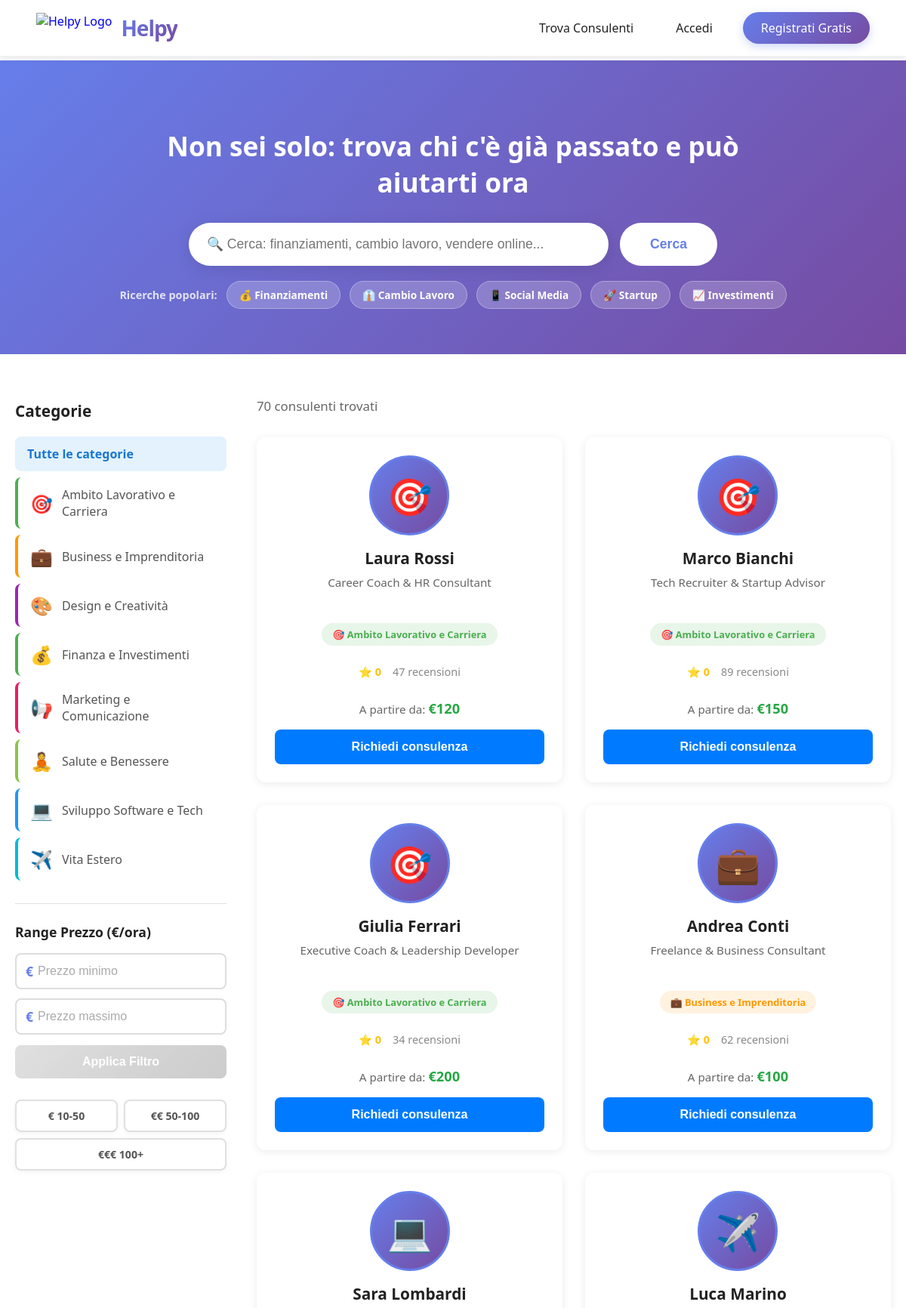
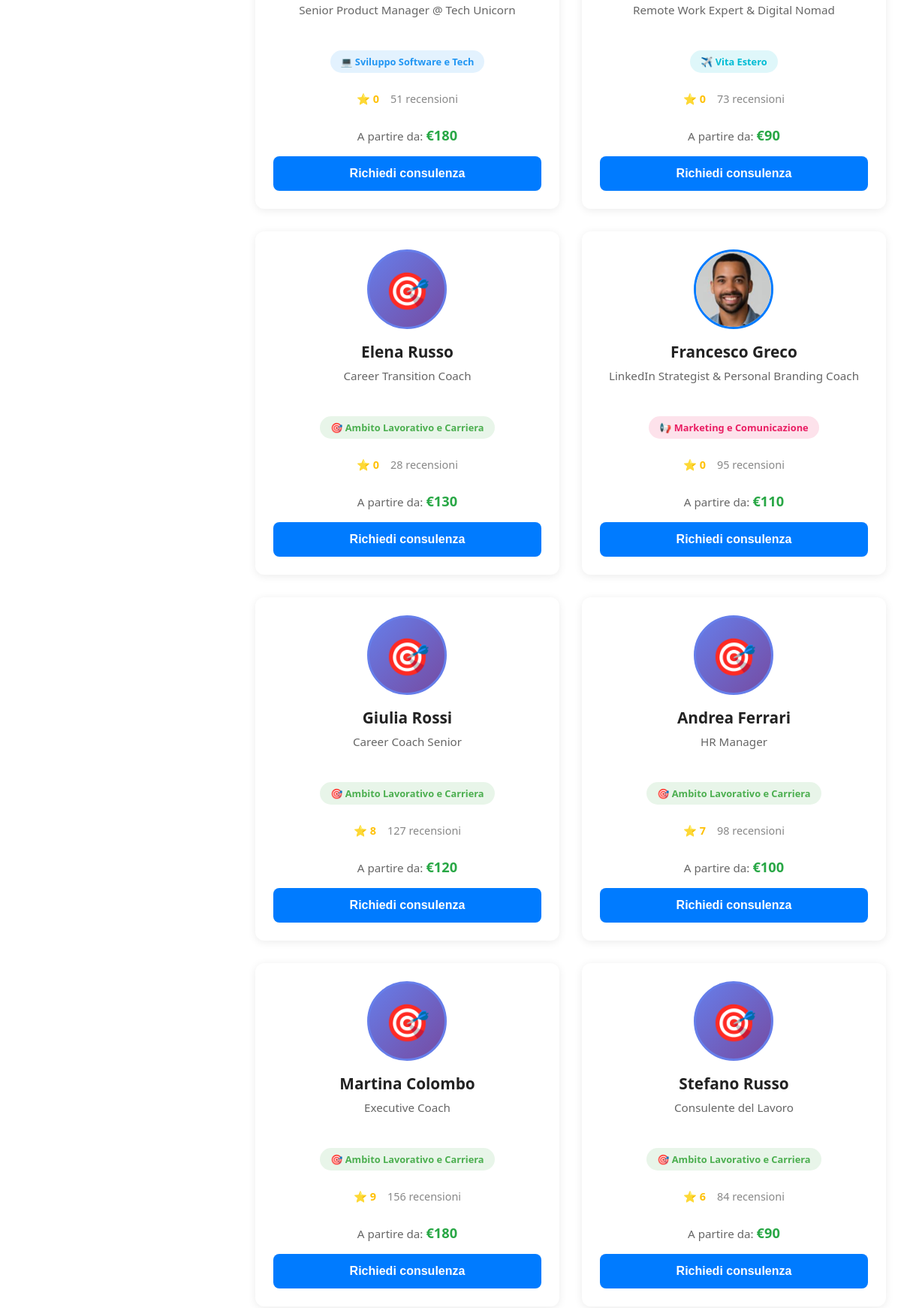
/consultants (upper part), run on the app's committed database (2 pictures, top to bottom).
### app/models.py (models this page shows)
class Category(SQLModel, table=True):
    id: Optional[int] = Field(default=None, primary_key=True)
    name: str = Field(unique=True, index=True)
    slug: str = Field(unique=True, index=True)
    icon: Optional[str] = Field(default="🎯")
    description: Optional[str] = Field(default=None)
    target: Optional[str] = Field(default=None)
    color: Optional[str] = Field(default="#4CAF50")

class User(SQLModel, table=True):
    __tablename__ = "user"
    id: Optional[int] = Field(default=None, primary_key=True)
    email: str = Field(unique=True, index=True)
    password_md5: str
    nome: Optional[str] = None
    cognome: Optional[str] = None
    professione: Optional[str] = None
    category_id: Optional[int] = Field(default=None, foreign_key="category.id")
    profile_picture: Optional[str] = None
    prezzo_consulenza: Optional[int] = None
    consulenze_vendute: int = Field(default=0)
    consulenze_acquistate: int = Field(default=0)
    bollini: int = Field(default=0)
    descrizione: Optional[str] = None
    aree_interesse: Optional[str] = None
    confirmed: int = Field(default=0)
    confirmation_code: Optional[str] = None
    created_at: Optional[datetime] = Field(default_factory=datetime.utcnow)

### app/routes/consultants.py (the view)
@router.get("/consultants", response_class=HTMLResponse)
async def consultants_page(
    request: Request,
    category: Optional[int] = Query(None),
    search: Optional[str] = Query(None),
    min_price: Optional[float] = Query(None),
    max_price: Optional[float] = Query(None),
    page: int = Query(1, ge=1)
):
    try:
        with get_session() as session:
            categories = session.exec(
                select(Category).order_by(Category.name)
            ).all()
            query_stmt = select(User)
            if category:
                query_stmt = query_stmt.where(User.category_id == category)
            if min_price is not None and min_price >= 10:
                query_stmt = query_stmt.where(User.prezzo_consulenza >= min_price)
            if max_price is not None and max_price >= 10:
                query_stmt = query_stmt.where(User.prezzo_consulenza <= max_price)
            keywords = []
            expanded_keywords = []
            if search:
                keywords = clean_search_query(search)
                expanded_keywords = expand_with_skills(keywords)
                logger.info(
                    f"🔍 Search: '{search}'\n"
                    f"   Keywords: {keywords}\n"
                    f"   Expanded: {expanded_keywords[:15]}..."  # Primi 15 per brevità
                )
                if expanded_keywords:
                    search_conditions = []
                    for keyword in expanded_keywords:
                        keyword_pattern = f"%{keyword}%"
                        search_conditions.append(
                            or_(
                                User.nome.ilike(keyword_pattern),
                                User.cognome.ilike(keyword_pattern),
                                User.professione.ilike(keyword_pattern),
                                User.descrizione.ilike(keyword_pattern),
                                and_(
                                    User.aree_interesse.isnot(None),
                                    User.aree_interesse.ilike(keyword_pattern)
                                )
                            )
                        )
                    query_stmt = query_stmt.where(or_(*search_conditions))
            all_results = session.exec(query_stmt).all()
            if search and keywords:
                scored_results = [
                    (user, calculate_relevance_score(user, keywords, expanded_keywords))
                    for user in all_results
                ]
                scored_results.sort(key=lambda x: x[1], reverse=True)
                logger.info("🏆 Top 5 scores:")
                for user, score in scored_results[:5]:
                    logger.info(f"   {user.nome} {user.cognome}: {score:.1f} pts")
                consultants = [user for user, _ in scored_results]
            else:
                consultants = all_results
            total_count = len(consultants)
            per_page = 12
            offset = (page - 1) * per_page
            total_pages = max(1, (total_count + per_page - 1) // per_page)
            consultants = consultants[offset:offset + per_page]
            enriched_consultants = []
            for user in consultants:
                user_data = {
                    'id': user.id,
                    'nome': user.nome,
                    'cognome': user.cognome,
                    'professione': user.professione,
                    'profile_picture': user.profile_picture,
                    'prezzo_consulenza': user.prezzo_consulenza,
                    'bollini': user.bollini,
                    'consulenze_vendute': user.consulenze_vendute,
                    'category': None
                }
                if user.category_id:
                    cat = session.get(Category, user.category_id)
                    if cat:
                        user_data['category'] = cat
                enriched_consultants.append(user_data)
            logger.info(
                f"📊 Results: {total_count} found, page {page}/{total_pages}"
                f"{f', category: {category}' if category else ''}"
                f"{f', search: {search}' if search else ''}"
            )
            return request.app.state.templates.TemplateResponse(
                "consultants.html",
                {
                    "request": request,
                    "consultants": enriched_consultants,
                    "categories": categories,
                    "selected_category": category,
                    "search_query": search or '',
                    "min_price": min_price,
                    "max_price": max_price,
                    "current_page": page,
                    "total_pages": total_pages,
                    "total_count": total_count
                }
            )
    except Exception as e:
        logger.error(f"❌ Error loading consultants page: {e}", exc_info=True)
        try:
            with get_session() as session:
                categories = session.exec(select(Category).order_by(Category.name)).all()
        except:
            categories = []
        return request.app.state.templates.TemplateResponse(
            "consultants.html",
            {
                "request": request,
                "consultants": [],
                "categories": categories,
                "selected_category": None,
                "search_query": '',
                "min_price": None,
                "max_price": None,
                "current_page": 1,
                "total_pages": 1,
                "total_count": 0
            }
        )

### app/templates/consultants.html (shortened to what this page needs)
{% extends "base.html" %}
{% block extra_css %}
<link rel="stylesheet" href="/static/consultants.css">
{% endblock %}
{% block content %}
    <section class="search-hero">
        <div class="search-container">
            <h1>Non sei solo: trova chi c'è già passato e può aiutarti ora</h1>
            <form class="search-form" method="GET" action="/consultants">
                <input
                    type="text"
                    name="search"
                    placeholder="🔍 Cerca: finanziamenti, cambio lavoro, vendere online..."
                    value="{{ search_query }}"
                    class="search-input"
                >
                <button type="submit" class="search-btn">Cerca</button>
            </form>
            <div class="search-suggestions">
                <span class="suggestion-label">Ricerche popolari:</span>
                <a href="/consultants?search=finanziamenti" class="search-tag">💰 Finanziamenti</a>
                <a href="/consultants?search=cambio lavoro" class="search-tag">👔 Cambio Lavoro</a>
                <a href="/consultants?search=social media" class="search-tag">📱 Social Media</a>
                <a href="/consultants?search=startup" class="search-tag">🚀 Startup</a>
                <a href="/consultants?search=investimenti" class="search-tag">📈 Investimenti</a>
            </div>
        </div>
    </section>
    <div class="consultants-container">
        <aside class="filters-sidebar">
            <h3>Categorie</h3>
            <ul class="category-filters">
                <li>
                    <a href="/consultants" class="{% if not selected_category %}active{% endif %}">
                        Tutte le categorie
                    </a>
                </li>
                {% for cat in categories %}
                <li>
                    <a href="/consultants?category={{ cat.id }}{% if min_price %}&min_price={{ min_price }}{% endif %}{% if max_price %}&max_price={{ max_price }}{% endif %}{% if search_query %}&search={{ search_query }}{% endif %}"
                       class="{% if selected_category == cat.id %}active{% endif %}"
                       style="border-left: 4px solid {{ cat.color }};">
                        <span class="category-icon">{{ cat.icon }}</span>
                        {{ cat.name }}
                    </a>
                </li>
                {% endfor %}
            </ul>
            <div class="additional-filters">
                <h4>Range Prezzo (€/ora)</h4>
                <form id="priceFilterForm" class="price-filter-form">
                    <div class="price-inputs-vertical">
                        <div class="price-input-wrapper">
                            <span class="currency-symbol">€</span>
                            <input
                                type="number"
                                name="min_price"
                                id="minPrice"
                                placeholder="Prezzo minimo"
                                min="0"
                                value="{{ min_price or '' }}"
                                class="price-input"
                            >
                        </div>
                        <div class="price-input-wrapper">
                            <span class="currency-symbol">€</span>
                            <input
                                type="number"
                                name="max_price"
                                id="maxPrice"
                                placeholder="Prezzo massimo"
                                min="0"
                                value="{{ max_price or '' }}"
                                class="price-input"
                            >
                        </div>
                    </div>
                    <button type="submit" class="btn-apply-price" id="applyPriceBtn" disabled>Applica Filtro</button>
                </form>
                <div class="price-suggestions">
                    <a href="/consultants?min_price=10&max_price=50{% if selected_category %}&category={{ selected_category }}{% endif %}{% if search_query %}&search={{ search_query }}{% endif %}" class="price-tag">€ 10-50</a>
                    <a href="/consultants?min_price=50&max_price=100{% if selected_category %}&category={{ selected_category }}{% endif %}{% if search_query %}&search={{ search_query }}{% endif %}" class="price-tag">€€ 50-100</a>
                    <a href="/consultants?min_price=100{% if selected_category %}&category={{ selected_category }}{% endif %}{% if search_query %}&search={{ search_query }}{% endif %}" class="price-tag">€€€ 100+</a>
                </div>
            </div>
        </aside>
        <main class="consultants-main">
            <div class="results-header">
                <p>{{ total_count }} consulenti trovati</p>
            </div>
            <div class="consultants-grid">
                {% for item in consultants %}
                <div class="consultant-card">
                    <a href="/user/{{ item.id }}" class="card-link">
                        {% if item.profile_picture %}
                        <img src="{{ item.profile_picture }}" alt="{{ item.nome }}" class="consultant-avatar">
                        {% else %}
                        <div class="consultant-avatar-default">
                            {{ item.category.icon if item.category else '👤' }}
                        </div>
                        {% endif %}
                        <h3>{{ item.nome }} {{ item.cognome or '' }}</h3>
                        <p class="profession">{{ item.professione or 'Consulente' }}</p>
                        {% if item.category %}
                        <span class="category-badge" style="background: {{ item.category.color }}20; color: {{ item.category.color }};">
                            {{ item.category.icon }} {{ item.category.name }}
                        </span>
                        {% endif %}
                        <div class="consultant-stats">
                            <span class="rating">⭐ {{ item.bollini }}</span>
                            <span class="reviews">{{ item.consulenze_vendute }} recensioni</span>
                        </div>
                        {% if item.prezzo_consulenza %}
                        <div class="price">A partire da: <strong>€{{ item.prezzo_consulenza }}</strong></div>
                        {% endif %}
                    </a>
                    <button class="btn-consult">Richiedi consulenza</button>
                </div>
                {% endfor %}
            </div>
        </main>
    </div>
{% endblock %}

### app/static/style.css (style rules this page uses)
body { font-family: 'Segoe UI', Arial, sans-serif; background: #fff; margin: 0; padding: 0; color: #222; }
.consultant-card { background: white; border-radius: 12px; padding: 30px 25px; text-align: center; box-shadow: 0 2px 12px rgba(0,0,0,0.08); transition: transform 0.2s, box-shadow 0.2s; display: flex; flex-direction: column; align-items: center; }
.consultant-stats { color: #888; font-size: 0.9em; margin-bottom: 20px; display: flex; align-items: center; justify-content: center; gap: 5px; }
.price-input-wrapper { position: relative; flex: 1; }
.currency-symbol { position: absolute; left: 12px; top: 50%; transform: translateY(-50%); color: #667eea; font-weight: 700; font-size: 1.1em; pointer-events: none; }
.price-input-wrapper .price-input { padding-left: 28px; }
.consultant-card { background: white; border-radius: 12px; padding: 24px 20px; text-align: center; box-shadow: 0 2px 12px rgba(0,0,0,0.08); transition: all 0.2s; text-decoration: none; color: inherit; display: flex; flex-direction: column; align-items: center; }
.consultant-avatar { width: 100px; height: 100px; border-radius: 50%; object-fit: cover; margin: 0 auto 16px; display: block; border: 3px solid #007bff; transition: border-color 0.2s; }
.consultant-avatar-default { width: 100px; height: 100px; border-radius: 50%; background: linear-gradient(135deg, #667eea 0%, #764ba2 100%); color: white; display: flex; align-items: center; justify-content: center; font-size: 3rem; margin: 0 auto 16px; border: 3px solid #667eea; transition: all 0.2s; }
.consultant-card h3 { font-size: 1.35em; font-weight: 600; margin: 0 0 6px 0; color: #222; }
.consultant-stats { display: flex; gap: 12px; justify-content: center; margin-top: 12px; font-size: 0.85em; color: #888; }
.consultant-stats span { display: flex; align-items: center; gap: 4px; }
.price-filter-form * { box-sizing: border-box; }

### app/templates/base.html (style rules this page uses)
body { padding-top: 80px; }

### data on the page
Category: icon "🎯", name "Ambito Lavorativo e Carriera"
Category: icon "💼", name "Business e Imprenditoria"
Category: icon "🎨", name "Design e Creatività"
Category: icon "💰", name "Finanza e Investimenti"
Category: icon "📢", name "Marketing e Comunicazione"
Category: icon "🧘", name "Salute e Benessere"
Category: icon "💻", name "Sviluppo Software e Tech"
Category: icon "✈️", name "Vita Estero"
User: category "🎯", nome "Laura Rossi", professione "Career Coach & HR Consultant", category.icon "🎯", category.name "Ambito Lavorativo e Carriera", bollini "0", consulenze_vendute "47", prezzo_consulenza "120"
User: category "🎯", nome "Marco Bianchi", professione "Tech Recruiter & Startup Advisor", category.icon "🎯", category.name "Ambito Lavorativo e Carriera", bollini "0", consulenze_vendute "89", prezzo_consulenza "150"
User: category "🎯", nome "Giulia Ferrari", professione "Executive Coach & Leadership Developer", category.icon "🎯", category.name "Ambito Lavorativo e Carriera", bollini "0", consulenze_vendute "34", prezzo_consulenza "200"
User: category "💼", nome "Andrea Conti", professione "Freelance & Business Consultant", category.icon "💼", category.name "Business e Imprenditoria", bollini "0", consulenze_vendute "62", prezzo_consulenza "100"
User: category "💻", nome "Sara Lombardi", professione "Senior Product Manager @ Tech Unicorn", category.icon "💻", category.name "Sviluppo Software e Tech", bollini "0", consulenze_vendute "51", prezzo_consulenza "180"
User: category "✈️", nome "Luca Marino", professione "Remote Work Expert & Digital Nomad", category.icon "✈️", category.name "Vita Estero", bollini "0", consulenze_vendute "73", prezzo_consulenza "90"
User: category "🎯", nome "Elena Russo", professione "Career Transition Coach", category.icon "🎯", category.name "Ambito Lavorativo e Carriera", bollini "0", consulenze_vendute "28", prezzo_consulenza "130"
User: profile_picture (picture), nome "Francesco Greco", professione "LinkedIn Strategist & Personal Branding Coach", category.icon "📢", category.name "Marketing e Comunicazione", bollini "0", consulenze_vendute "95", prezzo_consulenza "110"
User: category "🎯", nome "Giulia Rossi", professione "Career Coach Senior", category.icon "🎯", category.name "Ambito Lavorativo e Carriera", bollini "8", consulenze_vendute "127", prezzo_consulenza "120"
User: category "🎯", nome "Andrea Ferrari", professione "HR Manager", category.icon "🎯", category.name "Ambito Lavorativo e Carriera", bollini "7", consulenze_vendute "98", prezzo_consulenza "100"
User: category "🎯", nome "Martina Colombo", professione "Executive Coach", category.icon "🎯", category.name "Ambito Lavorativo e Carriera", bollini "9", consulenze_vendute "156", prezzo_consulenza "180"
User: category "🎯", nome "Stefano Russo", professione "Consulente del Lavoro", category.icon "🎯", category.name "Ambito Lavorativo e Carriera", bollini "6", consulenze_vendute "84", prezzo_consulenza "90"

### other printed values
{{ total_count }} "70"
